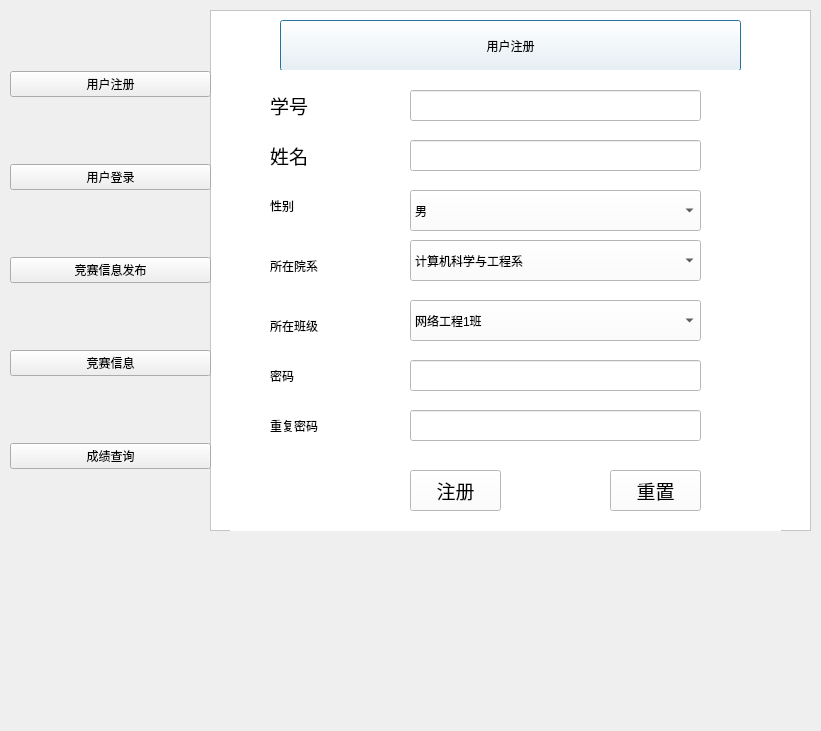
<?xml version="1.0" encoding="UTF-8"?>
<ui version="4.0">
 <class>Dialog</class>
 <widget class="QDialog" name="Dialog">
  <property name="enabled">
   <bool>true</bool>
  </property>
  <property name="geometry">
   <rect>
    <x>0</x>
    <y>0</y>
    <width>821</width>
    <height>731</height>
   </rect>
  </property>
  <property name="windowTitle">
   <string>Dialog</string>
  </property>
  <widget class="QFrame" name="frame">
   <property name="geometry">
    <rect>
     <x>210</x>
     <y>10</y>
     <width>601</width>
     <height>521</height>
    </rect>
   </property>
   <property name="styleSheet">
    <string notr="true">background-color: rgb(255, 255, 255);</string>
   </property>
   <property name="frameShape">
    <enum>QFrame::StyledPanel</enum>
   </property>
   <property name="frameShadow">
    <enum>QFrame::Raised</enum>
   </property>
   <widget class="QPushButton" name="pushButton_6">
    <property name="geometry">
     <rect>
      <x>70</x>
      <y>10</y>
      <width>461</width>
      <height>51</height>
     </rect>
    </property>
    <property name="styleSheet">
     <string notr="true">font: 20pt &quot;Arial&quot;;</string>
    </property>
    <property name="text">
     <string>用户注册</string>
    </property>
   </widget>
   <widget class="QWidget" name="widget" native="true">
    <property name="geometry">
     <rect>
      <x>20</x>
      <y>60</y>
      <width>551</width>
      <height>471</height>
     </rect>
    </property>
    <property name="styleSheet">
     <string notr="true">background-color:\rgb(233, 255, 244);</string>
    </property>
    <widget class="QLabel" name="label">
     <property name="geometry">
      <rect>
       <x>40</x>
       <y>20</y>
       <width>111</width>
       <height>31</height>
      </rect>
     </property>
     <property name="font">
      <font>
       <family>Arial</family>
       <pointsize>14</pointsize>
       <weight>50</weight>
       <italic>false</italic>
       <bold>false</bold>
      </font>
     </property>
     <property name="styleSheet">
      <string notr="true">
font: 14pt &quot;Arial&quot;;</string>
     </property>
     <property name="text">
      <string>学号</string>
     </property>
    </widget>
    <widget class="QLabel" name="label_2">
     <property name="geometry">
      <rect>
       <x>40</x>
       <y>70</y>
       <width>111</width>
       <height>31</height>
      </rect>
     </property>
     <property name="font">
      <font>
       <family>Arial</family>
       <pointsize>14</pointsize>
       <weight>50</weight>
       <italic>false</italic>
       <bold>false</bold>
      </font>
     </property>
     <property name="styleSheet">
      <string notr="true">
font: 14pt &quot;Arial&quot;;</string>
     </property>
     <property name="text">
      <string>姓名</string>
     </property>
    </widget>
    <widget class="QLineEdit" name="lineEdit">
     <property name="geometry">
      <rect>
       <x>180</x>
       <y>20</y>
       <width>291</width>
       <height>31</height>
      </rect>
     </property>
     <property name="font">
      <font>
       <family>Arial</family>
       <pointsize>14</pointsize>
      </font>
     </property>
    </widget>
    <widget class="QLineEdit" name="lineEdit_2">
     <property name="geometry">
      <rect>
       <x>180</x>
       <y>70</y>
       <width>291</width>
       <height>31</height>
      </rect>
     </property>
     <property name="font">
      <font>
       <family>Arial</family>
       <pointsize>14</pointsize>
      </font>
     </property>
    </widget>
    <widget class="QPushButton" name="pushButton_7">
     <property name="geometry">
      <rect>
       <x>180</x>
       <y>400</y>
       <width>91</width>
       <height>41</height>
      </rect>
     </property>
     <property name="font">
      <font>
       <family>Arial</family>
       <pointsize>14</pointsize>
      </font>
     </property>
     <property name="text">
      <string>注册</string>
     </property>
    </widget>
    <widget class="QPushButton" name="pushButton_8">
     <property name="geometry">
      <rect>
       <x>380</x>
       <y>400</y>
       <width>91</width>
       <height>41</height>
      </rect>
     </property>
     <property name="font">
      <font>
       <family>Arial</family>
       <pointsize>14</pointsize>
      </font>
     </property>
     <property name="text">
      <string>重置</string>
     </property>
    </widget>
    <widget class="QLabel" name="label_4">
     <property name="geometry">
      <rect>
       <x>40</x>
       <y>120</y>
       <width>111</width>
       <height>31</height>
      </rect>
     </property>
     <property name="styleSheet">
      <string notr="true">
font: 14pt &quot;Arial&quot;;</string>
     </property>
     <property name="text">
      <string>性别</string>
     </property>
    </widget>
    <widget class="QLabel" name="label_5">
     <property name="geometry">
      <rect>
       <x>40</x>
       <y>180</y>
       <width>111</width>
       <height>31</height>
      </rect>
     </property>
     <property name="styleSheet">
      <string notr="true">
font: 14pt &quot;Arial&quot;;</string>
     </property>
     <property name="text">
      <string>所在院系</string>
     </property>
    </widget>
    <widget class="QLabel" name="label_11">
     <property name="geometry">
      <rect>
       <x>40</x>
       <y>240</y>
       <width>111</width>
       <height>31</height>
      </rect>
     </property>
     <property name="styleSheet">
      <string notr="true">
font: 14pt &quot;Arial&quot;;</string>
     </property>
     <property name="text">
      <string>所在班级</string>
     </property>
    </widget>
    <widget class="QLabel" name="label_12">
     <property name="geometry">
      <rect>
       <x>40</x>
       <y>290</y>
       <width>121</width>
       <height>31</height>
      </rect>
     </property>
     <property name="styleSheet">
      <string notr="true">
font: 14pt &quot;Arial&quot;;</string>
     </property>
     <property name="text">
      <string>密码</string>
     </property>
    </widget>
    <widget class="QLabel" name="label_13">
     <property name="geometry">
      <rect>
       <x>40</x>
       <y>340</y>
       <width>121</width>
       <height>31</height>
      </rect>
     </property>
     <property name="styleSheet">
      <string notr="true">
font: 14pt &quot;Arial&quot;;</string>
     </property>
     <property name="text">
      <string>重复密码</string>
     </property>
    </widget>
    <widget class="QLineEdit" name="lineEdit_5">
     <property name="geometry">
      <rect>
       <x>180</x>
       <y>290</y>
       <width>291</width>
       <height>31</height>
      </rect>
     </property>
     <property name="font">
      <font>
       <family>Arial</family>
       <pointsize>14</pointsize>
      </font>
     </property>
    </widget>
    <widget class="QLineEdit" name="lineEdit_6">
     <property name="geometry">
      <rect>
       <x>180</x>
       <y>340</y>
       <width>291</width>
       <height>31</height>
      </rect>
     </property>
     <property name="font">
      <font>
       <family>Arial</family>
       <pointsize>14</pointsize>
      </font>
     </property>
    </widget>
    <widget class="QComboBox" name="comboBox">
     <property name="geometry">
      <rect>
       <x>180</x>
       <y>170</y>
       <width>291</width>
       <height>41</height>
      </rect>
     </property>
     <property name="toolTip">
      <string>&lt;html&gt;&lt;head/&gt;&lt;body&gt;&lt;p&gt;&lt;br/&gt;&lt;/p&gt;&lt;/body&gt;&lt;/html&gt;</string>
     </property>
     <property name="whatsThis">
      <string>&lt;html&gt;&lt;head/&gt;&lt;body&gt;&lt;p&gt;&lt;br/&gt;&lt;/p&gt;&lt;/body&gt;&lt;/html&gt;</string>
     </property>
     <property name="styleSheet">
      <string notr="true">font: 75 14pt &quot;Arial&quot;;</string>
     </property>
     <item>
      <property name="text">
       <string>计算机科学与工程系</string>
      </property>
     </item>
     <item>
      <property name="text">
       <string>信息与软件工程系</string>
      </property>
     </item>
    </widget>
    <widget class="QComboBox" name="comboBox_2">
     <property name="geometry">
      <rect>
       <x>180</x>
       <y>230</y>
       <width>291</width>
       <height>41</height>
      </rect>
     </property>
     <property name="toolTip">
      <string>&lt;html&gt;&lt;head/&gt;&lt;body&gt;&lt;p&gt;&lt;br/&gt;&lt;/p&gt;&lt;/body&gt;&lt;/html&gt;</string>
     </property>
     <property name="whatsThis">
      <string>&lt;html&gt;&lt;head/&gt;&lt;body&gt;&lt;p&gt;&lt;br/&gt;&lt;/p&gt;&lt;/body&gt;&lt;/html&gt;</string>
     </property>
     <property name="styleSheet">
      <string notr="true">font: 75 14pt &quot;Arial&quot;;</string>
     </property>
     <item>
      <property name="text">
       <string>网络工程1班</string>
      </property>
     </item>
     <item>
      <property name="text">
       <string>网络工程2班</string>
      </property>
     </item>
     <item>
      <property name="text">
       <string>网络工程3班</string>
      </property>
     </item>
     <item>
      <property name="text">
       <string>物联网技术1班</string>
      </property>
     </item>
     <item>
      <property name="text">
       <string>物联网技术2班</string>
      </property>
     </item>
     <item>
      <property name="text">
       <string>计算机科学与技术1班</string>
      </property>
     </item>
     <item>
      <property name="text">
       <string>计算机科学与技术2班</string>
      </property>
     </item>
    </widget>
    <widget class="QComboBox" name="comboBox_3">
     <property name="geometry">
      <rect>
       <x>180</x>
       <y>120</y>
       <width>291</width>
       <height>41</height>
      </rect>
     </property>
     <property name="toolTip">
      <string>&lt;html&gt;&lt;head/&gt;&lt;body&gt;&lt;p&gt;&lt;br/&gt;&lt;/p&gt;&lt;/body&gt;&lt;/html&gt;</string>
     </property>
     <property name="whatsThis">
      <string>&lt;html&gt;&lt;head/&gt;&lt;body&gt;&lt;p&gt;&lt;br/&gt;&lt;/p&gt;&lt;/body&gt;&lt;/html&gt;</string>
     </property>
     <property name="styleSheet">
      <string notr="true">font: 75 14pt &quot;Arial&quot;;</string>
     </property>
     <item>
      <property name="text">
       <string>男</string>
      </property>
     </item>
     <item>
      <property name="text">
       <string>女</string>
      </property>
     </item>
    </widget>
   </widget>
  </widget>
  <widget class="QWidget" name="verticalLayoutWidget">
   <property name="geometry">
    <rect>
     <x>10</x>
     <y>10</y>
     <width>201</width>
     <height>521</height>
    </rect>
   </property>
   <layout class="QVBoxLayout" name="verticalLayout">
    <item>
     <widget class="QPushButton" name="pushButton_2">
      <property name="styleSheet">
       <string notr="true">font: 14pt &quot;Arial&quot;;
font: 16pt &quot;Arial&quot;;</string>
      </property>
      <property name="text">
       <string>用户注册</string>
      </property>
     </widget>
    </item>
    <item>
     <widget class="QPushButton" name="pushButton">
      <property name="styleSheet">
       <string notr="true">font: 16pt &quot;Arial&quot;;</string>
      </property>
      <property name="text">
       <string>用户登录</string>
      </property>
     </widget>
    </item>
    <item>
     <widget class="QPushButton" name="pushButton_3">
      <property name="styleSheet">
       <string notr="true">font: 16pt &quot;Arial&quot;;</string>
      </property>
      <property name="text">
       <string>竞赛信息发布</string>
      </property>
     </widget>
    </item>
    <item>
     <widget class="QPushButton" name="pushButton_4">
      <property name="styleSheet">
       <string notr="true">font: 16pt &quot;Arial&quot;;</string>
      </property>
      <property name="text">
       <string>竞赛信息</string>
      </property>
     </widget>
    </item>
    <item>
     <widget class="QPushButton" name="pushButton_5">
      <property name="styleSheet">
       <string notr="true">font: 16pt &quot;Arial&quot;;</string>
      </property>
      <property name="text">
       <string>成绩查询</string>
      </property>
     </widget>
    </item>
   </layout>
  </widget>
 </widget>
 <resources/>
 <connections/>
</ui>
